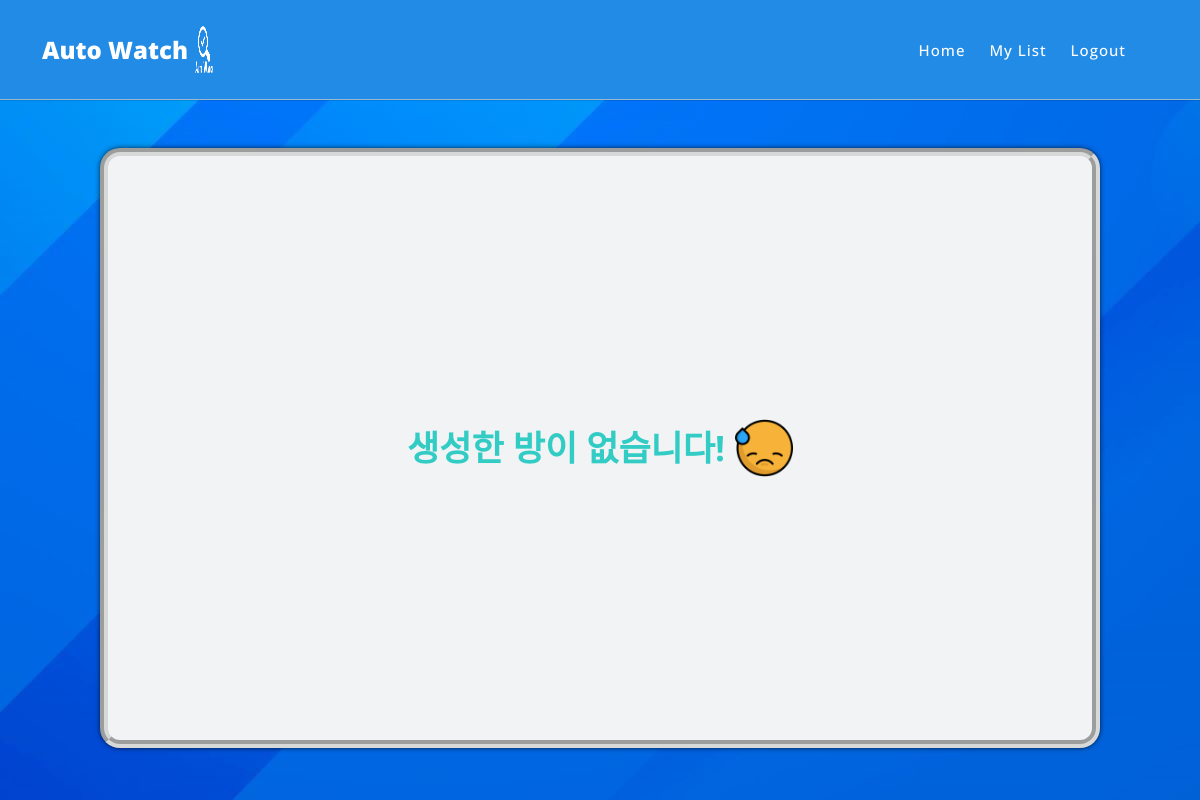
The app's page /main/list/room (signed in), older data.
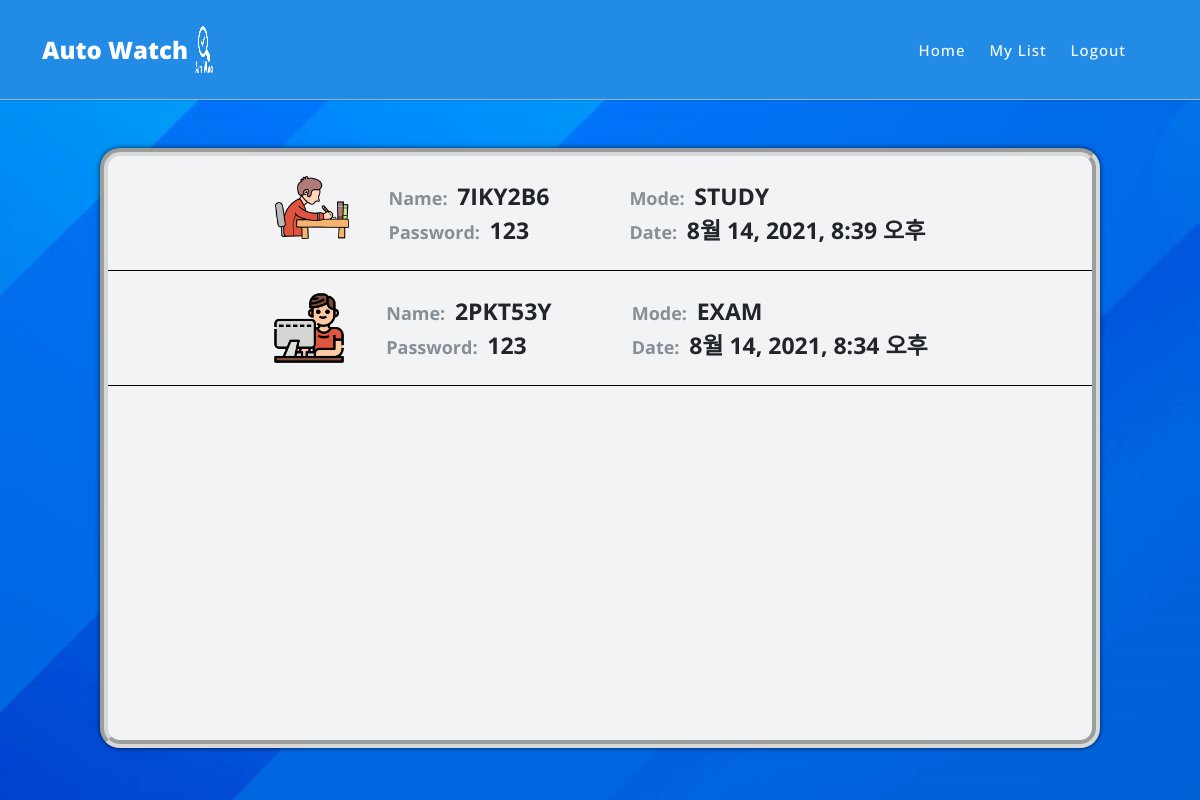
The same page, newer data.
### main/models.py (models this page shows, shortened)
class Room(models.Model):
    room_name = models.CharField(max_length=128, verbose_name="방 이름")
    room_password = models.CharField(max_length=64, verbose_name="방 비밀번호")
    file = models.FileField(upload_to="room", verbose_name="파일", default="NULL")
    mode = models.CharField(max_length=64, verbose_name="모드", default="NULL")
    maker = models.EmailField(max_length=64, verbose_name="생성자", default="NULL")
    make_date = models.DateTimeField(auto_now_add=True, verbose_name='생성 날짜')
    member_list = models.CharField(max_length=64, verbose_name='회원명단리스트',default=None)
    class Meta:
        db_table = 'room'
        verbose_name = 'Room 명단'
        verbose_name_plural = 'Room 명단'

### main/views.py (the view)
# urls.py: path('list/room', RoomList.as_view()),
class RoomList(ListView):
    model = Room
    template_name = 'roomlist.html'
    def get_queryset(self):    # roomlist를 보여줄 queryset 특정
        QuerySet = Room.objects.filter(maker = self.request.session.get('user_email')).order_by('-make_date')
        return QuerySet

### main/templates/roomlist.html (shortened to what this page needs)
<!DOCTYPE html>
<html lang="ko" id="html">
<head>
    <link href="/static/vendor/bootstrap/css/bootstrap.min.css" rel="stylesheet">
    <link rel="stylesheet" href="/static/assets/css/fontawesome.css">
    <link rel="stylesheet" href="/static/assets/css/templatemo-seo-dream.css?after">
    <link rel="stylesheet" href="/static/assets/css/main.css">
    <link rel="stylesheet" href="/static/assets/css/makeroom.css">
    <link rel="stylesheet" href="/static/assets/css/enterroom.css?after">
    <link rel="stylesheet" href="/static/assets/css/list.css?after">
    <link rel="stylesheet" href="/static/assets/css/animated.css">
    <link rel="stylesheet" href="https://cdnjs.cloudflare.com/ajax/libs/animate.css/4.1.1/animate.min.css"/>
    <link rel="stylesheet" href="/static/assets/css/owl.css">
</head>
<body>
    <div class="animate__animated animate__fadeInDown animate__delay-0.8s">
      <header class="header-area">
        <div class="container">
          <div class="row">
            <div class="col-12">
                <nav class="main-nav">
                  <a href="/main" class="logo">
                    <h4>Auto Watch <img src="/static/assets/images/자동감시로고_-removebg-preview.png" alt="" class="auto_logo"></h4>
                  </a>
                  <ul class="nav">
                    <li class="scroll-to-section"><a href="/main">Home</a></li>
                    <li class="scroll-to-section"><a href="/main/list">My List</a></li>
                    <li class="scroll-to-section"><a href="/logout">Logout {{username}}</a></li>
                    <li class="scroll-to-section"></li>
                  </ul>
                </nav>
            </div>
          </div>
        </div>
      </header>
    </div>
    <div class="main">
      <div class="inner">
        <div class="list-wapper">
          {% if object_list %}
              {% for Room in object_list %}
                  {% if Room.mode == 'STUDY' %}
                      <div class="room-list">
                          <img src="/static/assets/images/studying.png" alt="">
                          <div class="over"><span class="list-sub-text">Name: </span><span class="list-main-text">{{Room.room_name}}</span><br><span class="list-sub-text">Password: </span><span class="list-main-text">{{Room.room_password}}</span></div>
                          <div class="under"><span class="list-sub-text">Mode: </span><span class="list-main-text">{{Room.mode}}</span><br><span class="list-sub-text">Date: </span><span class="list-main-text">{{Room.make_date}}</span></div>
                      </div>
                  {% elif Room.mode == 'EXAM' %}
                      <div class="room-list">
                          <img src="/static/assets/images/exam.png" alt="">
                          <div class="over"><span class="list-sub-text">Name: </span><span class="list-main-text">{{Room.room_name}}</span><br><span class="list-sub-text">Password: </span><span class="list-main-text">{{Room.room_password}}</span></div>
                          <div class="under"><span class="list-sub-text">Mode: </span><span class="list-main-text">{{Room.mode}}</span><br><span class="list-sub-text">Date: </span><span class="list-main-text">{{Room.make_date}}</span></div>
                      </div>
                  {%endif%}
              {% endfor%}
          {% else %}
              <div id="noroom" class="animate__animated animate__rubberBand animate__delay-0.8s">
                  <span>생성한 방이 없습니다!</span>
                  <img src="/static/assets/images/embarrassed.png" alt="">
              </div>
          {%endif%}
        </div>
      </div>
    </div>
</body>
</html>

Row changes from the older to the newer data that the page shows:
added Room: room_name "7IKY2B6", room_password "123", mode "STUDY", make_date "8월 14, 2021, 8:39 오후"
added Room: room_name "2PKT53Y", room_password "123", mode "EXAM", make_date "8월 14, 2021, 8:34 오후"
Text that changed along with them:
text no longer shown: "생성한 방이 없습니다!"
